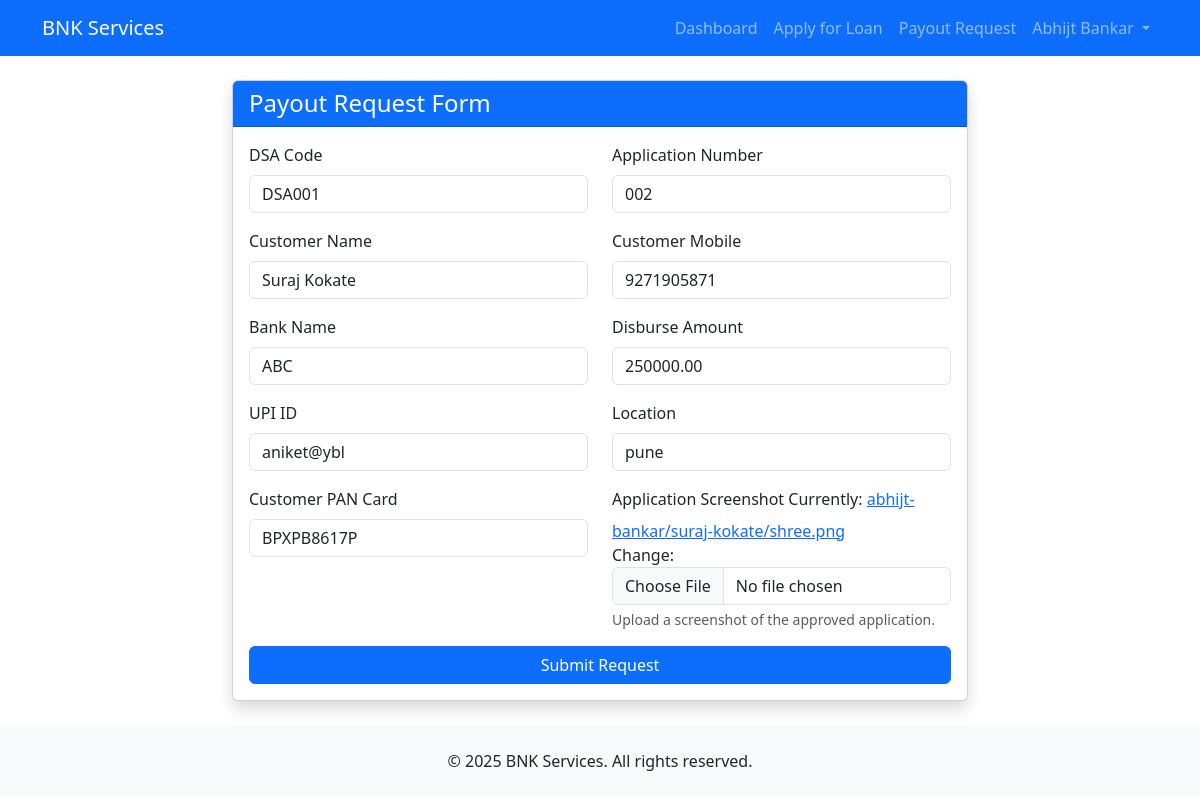
/payout-request/2/edit/ (signed in), run on the app's committed database.
### members/models.py (models this page shows, shortened)
class PayoutRequest(models.Model):
    STATUS_CHOICES = [
        ('pending', 'Pending'),
        ('approved', 'Approved'),
        ('rejected', 'Rejected'),
    ]
    member = models.ForeignKey(User, on_delete=models.CASCADE)
    dsa_code = models.CharField(max_length=50)
    application_number = models.CharField(max_length=100)
    customer_name = models.CharField(max_length=255)
    customer_mobile = models.CharField(
        max_length=15,
        validators=[RegexValidator(
            regex=r'^\+?1?\d{9,15}$',
            message="Phone number must be entered in the format: '+999999999'. Up to 15 digits allowed."
        )]
    )
    bank_name = models.CharField(max_length=100)
    disburse_amount = models.DecimalField(max_digits=12, decimal_places=2)
    upi_id = models.CharField(max_length=50)
    location = models.CharField(max_length=255)
    customer_pan_card = models.CharField(max_length=10)
    documents = models.FileField(upload_to='payout_documents/', blank=True, null=True)
    application_screenshot = models.ImageField(storage=PayoutScreenshotStorage())
    status = models.CharField(max_length=20, choices=STATUS_CHOICES, default='pending')
    created_at = models.DateTimeField(auto_now_add=True)
    class Meta:
        verbose_name = 'Payout Request'
        verbose_name_plural = 'Payout Requests'
        ordering = ['-created_at']

### members/views.py (the view)
# urls.py: path('payout-request/<int:payout_id>/edit/', views.edit_payout_request, name='edit_payout'),
@login_required
def edit_payout_request(request, payout_id):
    payout = get_object_or_404(PayoutRequest, id=payout_id, member=request.user)
    if request.method == 'POST':
        form = PayoutRequestForm(request.POST, request.FILES, instance=payout)
        if form.is_valid():
            form.save()
            messages.success(request, 'Payout request updated successfully!')
            return redirect('dashboard')
    else:
        form = PayoutRequestForm(instance=payout)
    return render(request, 'members/payout_request.html', {'form': form, 'is_edit': True})

### members/views.py
class PayoutRequestForm(forms.ModelForm):
    class Meta:
        model = PayoutRequest
        exclude = ['member', 'status']

### templates/members/payout_request.html (shortened to what this page needs)
{% extends 'base.html' %}
{% load widget_tweaks %}
{% block content %}
<div class="row justify-content-center">
    <div class="col-lg-8">
        <div class="card shadow">
            <div class="card-header bg-primary text-white">
                <h4 class="mb-0">Payout Request Form</h4>
            </div>
            <div class="card-body">
                <form method="post" enctype="multipart/form-data" novalidate>
                    <div class="row">
                        <div class="col-md-6 mb-3">
                            <label for="{{ form.dsa_code.id_for_label }}" class="form-label">DSA Code</label>
                            {{ form.dsa_code|add_class:"form-control" }}
                        </div>
                        <div class="col-md-6 mb-3">
                            <label for="{{ form.application_number.id_for_label }}" class="form-label">Application Number</label>
                            {{ form.application_number|add_class:"form-control" }}
                        </div>
                    </div>
                    <div class="row">
                        <div class="col-md-6 mb-3">
                            <label for="{{ form.customer_name.id_for_label }}" class="form-label">Customer Name</label>
                            {{ form.customer_name|add_class:"form-control" }}
                        </div>
                        <div class="col-md-6 mb-3">
                            <label for="{{ form.customer_mobile.id_for_label }}" class="form-label">Customer Mobile</label>
                            {{ form.customer_mobile|add_class:"form-control" }}
                        </div>
                    </div>
                    <div class="row">
                        <div class="col-md-6 mb-3">
                            <label for="{{ form.bank_name.id_for_label }}" class="form-label">Bank Name</label>
                            {{ form.bank_name|add_class:"form-control" }}
                        </div>
                        <div class="col-md-6 mb-3">
                            <label for="{{ form.disburse_amount.id_for_label }}" class="form-label">Disburse Amount</label>
                            {{ form.disburse_amount|add_class:"form-control" }}
                        </div>
                    </div>
                    <div class="row">
                        <div class="col-md-6 mb-3">
                            <label for="{{ form.upi_id.id_for_label }}" class="form-label">UPI ID</label>
                            {{ form.upi_id|add_class:"form-control" }}
                        </div>
                        <div class="col-md-6 mb-3">
                            <label for="{{ form.location.id_for_label }}" class="form-label">Location</label>
                            {{ form.location|add_class:"form-control" }}
                        </div>
                    </div>
                    <div class="row">
                        <div class="col-md-6 mb-3">
                            <label for="{{ form.customer_pan_card.id_for_label }}" class="form-label">Customer PAN Card</label>
                            {{ form.customer_pan_card|add_class:"form-control" }}
                        </div>
                        <div class="col-md-6 mb-3">
                            <label for="{{ form.application_screenshot.id_for_label }}" class="form-label">Application Screenshot</label>
                            {{ form.application_screenshot|add_class:"form-control" }}
                            <div class="form-text">Upload a screenshot of the approved application.</div>
                        </div>
                    </div>
                    <div class="d-grid gap-2">
                        <button type="submit" class="btn btn-primary">Submit Request</button>
                    </div>
                </form>
            </div>
        </div>
    </div>
</div>
{% endblock %}

### templates/base.html (shortened to what this page needs)
<!DOCTYPE html>
<html lang="en">
<head>
    <link href="https://cdn.jsdelivr.net/npm/bootstrap@5.3.2/dist/css/bootstrap.min.css" rel="stylesheet">
    <link rel="stylesheet" href="https://cdnjs.cloudflare.com/ajax/libs/font-awesome/6.5.1/css/all.min.css">
</head>
<body>
    <nav class="navbar navbar-expand-lg navbar-dark bg-primary">
        <div class="container">
            <a class="navbar-brand" href="{% url 'home' %}">BNK Services</a>
            <div class="collapse navbar-collapse" id="navbarNav">
                <ul class="navbar-nav ms-auto">
                        {% if user.is_authenticated %}
                        <li class="nav-item">
                            <a class="nav-link" href="{% url 'dashboard' %}">Dashboard</a>
                        </li>
                        <li class="nav-item">
                            <a class="nav-link" href="{% url 'loan_application' %}">Apply for Loan</a>
                        </li>
                        <li class="nav-item">
                            <a class="nav-link" href="{% url 'payout_request' %}">Payout Request</a>
                        </li>
                        <li class="nav-item dropdown">
                            <a class="nav-link dropdown-toggle" href="#" role="button" data-bs-toggle="dropdown">
                                {{ user.get_full_name|default:user.username }}
                            </a>
                        </li>
                    {% endif %}
                </ul>
            </div>
        </div>
    </nav>
    <main class="container py-4">
        {% block content %}{% endblock %}
    </main>
    <footer class="bg-light py-4 mt-auto">
        <div class="container text-center">
            <p class="mb-0">&copy; {% now "Y" %} BNK Services. All rights reserved.</p>
        </div>
    </footer>
</body>
</html>

### data on the page
PayoutRequest: dsa_code "DSA001", application_number "002", customer_name "Suraj Kokate", customer_mobile "9271905871", bank_name "ABC", disburse_amount "250000.00", upi_id "aniket@ybl", location "pune", customer_pan_card "BPXPB8617P"

### other printed values
{{ user.get_full_name|default:user.username }} "Abhijt Bankar"
